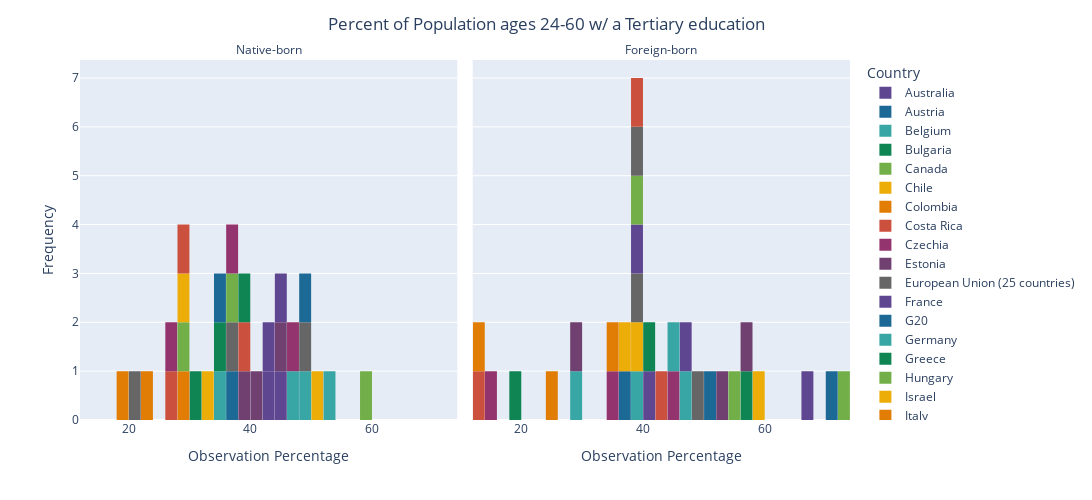

Notebook source saved alongside this figure:
### Code cell
fig = px.histogram(DF_rory_T,
                 x='OBS_VALUE',
                 nbins=30,
                 facet_col= 'Place of birth',
                 facet_col_wrap=2,
                  color='Reference area',
                  color_discrete_sequence=px.colors.qualitative.Prism,
                  category_orders={'origin' : ["Native-Born","Foreign-Born"]})
fig.for_each_annotation(lambda a: a.update(text=a.text.split("=")[-1]))
fig.update_xaxes(title_text='Observation Percentage')
fig.update_layout(bargap=0.02,
                  title='Percent of Population ages 24-60 w/ a Tertiary education',
                  title_x=0.5,
                  xaxis_title="Observation Percentage",
                  yaxis_title="Frequency",
                  legend_title="Country",
                  autosize=False,
                  width=1200,
                  height=500)

fig.show()

### Figure 1 — Plotly figure (JSON) as saved in the notebook; plotly's stock layout.template omitted (floating-point values rounded to 4 significant figures)
{"data": [{"alignmentgroup": "True", "bingroup": "x", "hovertemplate": "Reference area=Australia<br>Place of birth=Native-born<br>OBS_VALUE=%{x}<br>count=%{y}<extra></extra>", "legendgroup": "Australia", "marker": {"color": "rgb(95, 70, 144)", "pattern": {"shape": ""}}, "name": "Australia", "nbinsx": 30, "offsetgroup": "Australia", "orientation": "v", "showlegend": true, "type": "histogram", "x": [45.79], "xaxis": "x", "yaxis": "y"}, {"alignmentgroup": "True", "bingroup": "x", "hovertemplate": "Reference area=Australia<br>Place of birth=Foreign-born<br>OBS_VALUE=%{x}<br>count=%{y}<extra></extra>", "legendgroup": "Australia", "marker": {"color": "rgb(95, 70, 144)", "pattern": {"shape": ""}}, "name": "Australia", "nbinsx": 30, "offsetgroup": "Australia", "orientation": "v", "showlegend": false, "type": "histogram", "x": [67.2], "xaxis": "x2", "yaxis": "y2"}, {"alignmentgroup": "True", "bingroup": "x", "hovertemplate": "Reference area=Austria<br>Place of birth=Native-born<br>OBS_VALUE=%{x}<br>count=%{y}<extra></extra>", "legendgroup": "Austria", "marker": {"color": "rgb(29, 105, 150)", "pattern": {"shape": ""}}, "name": "Austria", "nbinsx": 30, "offsetgroup": "Austria", "orientation": "v", "showlegend": true, "type": "histogram", "x": [36.77], "xaxis": "x", "yaxis": "y"}, {"alignmentgroup": "True", "bingroup": "x", "hovertemplate": "Reference area=Austria<br>Place of birth=Foreign-born<br>OBS_VALUE=%{x}<br>count=%{y}<extra></extra>", "legendgroup": "Austria", "marker": {"color": "rgb(29, 105, 150)", "pattern": {"shape": ""}}, "name": "Austria", "nbinsx": 30, "offsetgroup": "Austria", "orientation": "v", "showlegend": false, "type": "histogram", "x": [36.21], "xaxis": "x2", "yaxis": "y2"}, {"alignmentgroup": "True", "bingroup": "x", "hovertemplate": "Reference area=Belgium<br>Place of birth=Native-born<br>OBS_VALUE=%{x}<br>count=%{y}<extra></extra>", "legendgroup": "Belgium", "marker": {"color": "rgb(56, 166, 165)", "pattern": {"shape": ""}}, "name": "Belgium", "nbinsx": 30, "offsetgroup": "Belgium", "orientation": "v", "showlegend": true, "type": "histogram", "x": [46.47], "xaxis": "x", "yaxis": "y"}, {"alignmentgroup": "True", "bingroup": "x", "hovertemplate": "Reference area=Belgium<br>Place of birth=Foreign-born<br>OBS_VALUE=%{x}<br>count=%{y}<extra></extra>", "legendgroup": "Belgium", "marker": {"color": "rgb(56, 166, 165)", "pattern": {"shape": ""}}, "name": "Belgium", "nbinsx": 30, "offsetgroup": "Belgium", "orientation": "v", "showlegend": false, "type": "histogram", "x": [39.38], "xaxis": "x2", "yaxis": "y2"}, {"alignmentgroup": "True", "bingroup": "x", "hovertemplate": "Reference area=Bulgaria<br>Place of birth=Native-born<br>OBS_VALUE=%{x}<br>count=%{y}<extra></extra>", "legendgroup": "Bulgaria", "marker": {"color": "rgb(15, 133, 84)", "pattern": {"shape": ""}}, "name": "Bulgaria", "nbinsx": 30, "offsetgroup": "Bulgaria", "orientation": "v", "showlegend": true, "type": "histogram", "x": [30.37], "xaxis": "x", "yaxis": "y"}, {"alignmentgroup": "True", "bingroup": "x", "hovertemplate": "Reference area=Bulgaria<br>Place of birth=Foreign-born<br>OBS_VALUE=%{x}<br>count=%{y}<extra></extra>", "legendgroup": "Bulgaria", "marker": {"color": "rgb(15, 133, 84)", "pattern": {"shape": ""}}, "name": "Bulgaria", "nbinsx": 30, "offsetgroup": "Bulgaria", "orientation": "v", "showlegend": false, "type": "histogram", "x": [57.54], "xaxis": "x2", "yaxis": "y2"}, {"alignmentgroup": "True", "bingroup": "x", "hovertemplate": "Reference area=Canada<br>Place of birth=Native-born<br>OBS_VALUE=%{x}<br>count=%{y}<extra></extra>", "legendgroup": "Canada", "marker": {"color": "rgb(115, 175, 72)", "pattern": {"shape": ""}}, "name": "Canada", "nbinsx": 30, "offsetgroup": "Canada", "orientation": "v", "showlegend": true, "type": "histogram", "x": [58.5], "xaxis": "x", "yaxis": "y"}, {"alignmentgroup": "True", "bingroup": "x", "hovertemplate": "Reference area=Canada<br>Place of birth=Foreign-born<br>OBS_VALUE=%{x}<br>count=%{y}<extra></extra>", "legendgroup": "Canada", "marker": {"color": "rgb(115, 175, 72)", "pattern": {"shape": ""}}, "name": "Canada", "nbinsx": 30, "offsetgroup": "Canada", "orientation": "v", "showlegend": false, "type": "histogram", "x": [73.28], "xaxis": "x2", "yaxis": "y2"}, {"alignmentgroup": "True", "bingroup": "x", "hovertemplate": "Reference area=Chile<br>Place of birth=Native-born<br>OBS_VALUE=%{x}<br>count=%{y}<extra></extra>", "legendgroup": "Chile", "marker": {"color": "rgb(237, 173, 8)", "pattern": {"shape": ""}}, "name": "Chile", "nbinsx": 30, "offsetgroup": "Chile", "orientation": "v", "showlegend": true, "type": "histogram", "x": [32.17], "xaxis": "x", "yaxis": "y"}, {"alignmentgroup": "True", "bingroup": "x", "hovertemplate": "Reference area=Chile<br>Place of birth=Foreign-born<br>OBS_VALUE=%{x}<br>count=%{y}<extra></extra>", "legendgroup": "Chile", "marker": {"color": "rgb(237, 173, 8)", "pattern": {"shape": ""}}, "name": "Chile", "nbinsx": 30, "offsetgroup": "Chile", "orientation": "v", "showlegend": false, "type": "histogram", "x": [38.92], "xaxis": "x2", "yaxis": "y2"}, {"alignmentgroup": "True", "bingroup": "x", "hovertemplate": "Reference area=Colombia<br>Place of birth=Native-born<br>OBS_VALUE=%{x}<br>count=%{y}<extra></extra>", "legendgroup": "Colombia", "marker": {"color": "rgb(225, 124, 5)", "pattern": {"shape": ""}}, "name": "Colombia", "nbinsx": 30, "offsetgroup": "Colombia", "orientation": "v", "showlegend": true, "type": "histogram", "x": [29.16], "xaxis": "x", "yaxis": "y"}, {"alignmentgroup": "True", "bingroup": "x", "hovertemplate": "Reference area=Colombia<br>Place of birth=Foreign-born<br>OBS_VALUE=%{x}<br>count=%{y}<extra></extra>", "legendgroup": "Colombia", "marker": {"color": "rgb(225, 124, 5)", "pattern": {"shape": ""}}, "name": "Colombia", "nbinsx": 30, "offsetgroup": "Colombia", "orientation": "v", "showlegend": false, "type": "histogram", "x": [24.2], "xaxis": "x2", "yaxis": "y2"}, {"alignmentgroup": "True", "bingroup": "x", "hovertemplate": "Reference area=Costa Rica<br>Place of birth=Native-born<br>OBS_VALUE=%{x}<br>count=%{y}<extra></extra>", "legendgroup": "Costa Rica", "marker": {"color": "rgb(204, 80, 62)", "pattern": {"shape": ""}}, "name": "Costa Rica", "nbinsx": 30, "offsetgroup": "Costa Rica", "orientation": "v", "showlegend": true, "type": "histogram", "x": [26.76], "xaxis": "x", "yaxis": "y"}, {"alignmentgroup": "True", "bingroup": "x", "hovertemplate": "Reference area=Costa Rica<br>Place of birth=Foreign-born<br>OBS_VALUE=%{x}<br>count=%{y}<extra></extra>", "legendgroup": "Costa Rica", "marker": {"color": "rgb(204, 80, 62)", "pattern": {"shape": ""}}, "name": "Costa Rica", "nbinsx": 30, "offsetgroup": "Costa Rica", "orientation": "v", "showlegend": false, "type": "histogram", "x": [13.39], "xaxis": "x2", "yaxis": "y2"}, {"alignmentgroup": "True", "bingroup": "x", "hovertemplate": "Reference area=Czechia<br>Place of birth=Native-born<br>OBS_VALUE=%{x}<br>count=%{y}<extra></extra>", "legendgroup": "Czechia", "marker": {"color": "rgb(148, 52, 110)", "pattern": {"shape": ""}}, "name": "Czechia", "nbinsx": 30, "offsetgroup": "Czechia", "orientation": "v", "showlegend": true, "type": "histogram", "x": [26.27], "xaxis": "x", "yaxis": "y"}, {"alignmentgroup": "True", "bingroup": "x", "hovertemplate": "Reference area=Czechia<br>Place of birth=Foreign-born<br>OBS_VALUE=%{x}<br>count=%{y}<extra></extra>", "legendgroup": "Czechia", "marker": {"color": "rgb(148, 52, 110)", "pattern": {"shape": ""}}, "name": "Czechia", "nbinsx": 30, "offsetgroup": "Czechia", "orientation": "v", "showlegend": false, "type": "histogram", "x": [35.53], "xaxis": "x2", "yaxis": "y2"}, {"alignmentgroup": "True", "bingroup": "x", "hovertemplate": "Reference area=Estonia<br>Place of birth=Native-born<br>OBS_VALUE=%{x}<br>count=%{y}<extra></extra>", "legendgroup": "Estonia", "marker": {"color": "rgb(111, 64, 112)", "pattern": {"shape": ""}}, "name": "Estonia", "nbinsx": 30, "offsetgroup": "Estonia", "orientation": "v", "showlegend": true, "type": "histogram", "x": [39.82], "xaxis": "x", "yaxis": "y"}, {"alignmentgroup": "True", "bingroup": "x", "hovertemplate": "Reference area=Estonia<br>Place of birth=Foreign-born<br>OBS_VALUE=%{x}<br>count=%{y}<extra></extra>", "legendgroup": "Estonia", "marker": {"color": "rgb(111, 64, 112)", "pattern": {"shape": ""}}, "name": "Estonia", "nbinsx": 30, "offsetgroup": "Estonia", "orientation": "v", "showlegend": false, "type": "histogram", "x": [53.46], "xaxis": "x2", "yaxis": "y2"}, {"alignmentgroup": "True", "bingroup": "x", "hovertemplate": "Reference area=European Union (25 countries)<br>Place of birth=Native-born<br>OBS_VALUE=%{x}<br>count=%{y}<extra></extra>", "legendgroup": "European Union (25 countries)", "marker": {"color": "rgb(102, 102, 102)", "pattern": {"shape": ""}}, "name": "European Union (25 countries)", "nbinsx": 30, "offsetgroup": "European Union (25 countries)", "orientation": "v", "showlegend": true, "type": "histogram", "x": [36.23], "xaxis": "x", "yaxis": "y"}, {"alignmentgroup": "True", "bingroup": "x", "hovertemplate": "Reference area=European Union (25 countries)<br>Place of birth=Foreign-born<br>OBS_VALUE=%{x}<br>count=%{y}<extra></extra>", "legendgroup": "European Union (25 countries)", "marker": {"color": "rgb(102, 102, 102)", "pattern": {"shape": ""}}, "name": "European Union (25 countries)", "nbinsx": 30, "offsetgroup": "European Union (25 countries)", "orientation": "v", "showlegend": false, "type": "histogram", "x": [38.54], "xaxis": "x2", "yaxis": "y2"}, {"alignmentgroup": "True", "bingroup": "x", "hovertemplate": "Reference area=France<br>Place of birth=Native-born<br>OBS_VALUE=%{x}<br>count=%{y}<extra></extra>", "legendgroup": "France", "marker": {"color": "rgb(95, 70, 144)", "pattern": {"shape": ""}}, "name": "France", "nbinsx": 30, "offsetgroup": "France", "orientation": "v", "showlegend": true, "type": "histogram", "x": [43.22], "xaxis": "x", "yaxis": "y"}, {"alignmentgroup": "True", "bingroup": "x", "hovertemplate": "Reference area=France<br>Place of birth=Foreign-born<br>OBS_VALUE=%{x}<br>count=%{y}<extra></extra>", "legendgroup": "France", "marker": {"color": "rgb(95, 70, 144)", "pattern": {"shape": ""}}, "name": "France", "nbinsx": 30, "offsetgroup": "France", "orientation": "v", "showlegend": false, "type": "histogram", "x": [38.22], "xaxis": "x2", "yaxis": "y2"}, {"alignmentgroup": "True", "bingroup": "x", "hovertemplate": "Reference area=G20<br>Place of birth=Native-born<br>OBS_VALUE=%{x}<br>count=%{y}<extra></extra>", "legendgroup": "G20", "marker": {"color": "rgb(29, 105, 150)", "pattern": {"shape": ""}}, "name": "G20", "nbinsx": 30, "offsetgroup": "G20", "orientation": "v", "showlegend": true, "type": "histogram", "x": [null], "xaxis": "x", "yaxis": "y"}, {"alignmentgroup": "True", "bingroup": "x", "hovertemplate": "Reference area=G20<br>Place of birth=Foreign-born<br>OBS_VALUE=%{x}<br>count=%{y}<extra></extra>", "legendgroup": "G20", "marker": {"color": "rgb(29, 105, 150)", "pattern": {"shape": ""}}, "name": "G20", "nbinsx": 30, "offsetgroup": "G20", "orientation": "v", "showlegend": false, "type": "histogram", "x": [null], "xaxis": "x2", "yaxis": "y2"}, {"alignmentgroup": "True", "bingroup": "x", "hovertemplate": "Reference area=Germany<br>Place of birth=Native-born<br>OBS_VALUE=%{x}<br>count=%{y}<extra></extra>", "legendgroup": "Germany", "marker": {"color": "rgb(56, 166, 165)", "pattern": {"shape": ""}}, "name": "Germany", "nbinsx": 30, "offsetgroup": "Germany", "orientation": "v", "showlegend": true, "type": "histogram", "x": [34.77], "xaxis": "x", "yaxis": "y"}, {"alignmentgroup": "True", "bingroup": "x", "hovertemplate": "Reference area=Germany<br>Place of birth=Foreign-born<br>OBS_VALUE=%{x}<br>count=%{y}<extra></extra>", "legendgroup": "Germany", "marker": {"color": "rgb(56, 166, 165)", "pattern": {"shape": ""}}, "name": "Germany", "nbinsx": 30, "offsetgroup": "Germany", "orientation": "v", "showlegend": false, "type": "histogram", "x": [29.33], "xaxis": "x2", "yaxis": "y2"}, {"alignmentgroup": "True", "bingroup": "x", "hovertemplate": "Reference area=Greece<br>Place of birth=Native-born<br>OBS_VALUE=%{x}<br>count=%{y}<extra></extra>", "legendgroup": "Greece", "marker": {"color": "rgb(15, 133, 84)", "pattern": {"shape": ""}}, "name": "Greece", "nbinsx": 30, "offsetgroup": "Greece", "orientation": "v", "showlegend": true, "type": "histogram", "x": [35.84], "xaxis": "x", "yaxis": "y"}, {"alignmentgroup": "True", "bingroup": "x", "hovertemplate": "Reference area=Greece<br>Place of birth=Foreign-born<br>OBS_VALUE=%{x}<br>count=%{y}<extra></extra>", "legendgroup": "Greece", "marker": {"color": "rgb(15, 133, 84)", "pattern": {"shape": ""}}, "name": "Greece", "nbinsx": 30, "offsetgroup": "Greece", "orientation": "v", "showlegend": false, "type": "histogram", "x": [18.87], "xaxis": "x2", "yaxis": "y2"}, {"alignmentgroup": "True", "bingroup": "x", "hovertemplate": "Reference area=Hungary<br>Place of birth=Native-born<br>OBS_VALUE=%{x}<br>count=%{y}<extra></extra>", "legendgroup": "Hungary", "marker": {"color": "rgb(115, 175, 72)", "pattern": {"shape": ""}}, "name": "Hungary", "nbinsx": 30, "offsetgroup": "Hungary", "orientation": "v", "showlegend": true, "type": "histogram", "x": [29.47], "xaxis": "x", "yaxis": "y"}, {"alignmentgroup": "True", "bingroup": "x", "hovertemplate": "Reference area=Hungary<br>Place of birth=Foreign-born<br>OBS_VALUE=%{x}<br>count=%{y}<extra></extra>", "legendgroup": "Hungary", "marker": {"color": "rgb(115, 175, 72)", "pattern": {"shape": ""}}, "name": "Hungary", "nbinsx": 30, "offsetgroup": "Hungary", "orientation": "v", "showlegend": false, "type": "histogram", "x": [39.61], "xaxis": "x2", "yaxis": "y2"}, {"alignmentgroup": "True", "bingroup": "x", "hovertemplate": "Reference area=Israel<br>Place of birth=Native-born<br>OBS_VALUE=%{x}<br>count=%{y}<extra></extra>", "legendgroup": "Israel", "marker": {"color": "rgb(237, 173, 8)", "pattern": {"shape": ""}}, "name": "Israel", "nbinsx": 30, "offsetgroup": "Israel", "orientation": "v", "showlegend": true, "type": "histogram", "x": [51.53], "xaxis": "x", "yaxis": "y"}, {"alignmentgroup": "True", "bingroup": "x", "hovertemplate": "Reference area=Israel<br>Place of birth=Foreign-born<br>OBS_VALUE=%{x}<br>count=%{y}<extra></extra>", "legendgroup": "Israel", "marker": {"color": "rgb(237, 173, 8)", "pattern": {"shape": ""}}, "name": "Israel", "nbinsx": 30, "offsetgroup": "Israel", "orientation": "v", "showlegend": false, "type": "histogram", "x": [58.67], "xaxis": "x2", "yaxis": "y2"}, {"alignmentgroup": "True", "bingroup": "x", "hovertemplate": "Reference area=Italy<br>Place of birth=Native-born<br>OBS_VALUE=%{x}<br>count=%{y}<extra></extra>", "legendgroup": "Italy", "marker": {"color": "rgb(225, 124, 5)", "pattern": {"shape": ""}}, "name": "Italy", "nbinsx": 30, "offsetgroup": "Italy", "orientation": "v", "showlegend": true, "type": "histogram", "x": [22.96], "xaxis": "x", "yaxis": "y"}, {"alignmentgroup": "True", "bingroup": "x", "hovertemplate": "Reference area=Italy<br>Place of birth=Foreign-born<br>OBS_VALUE=%{x}<br>count=%{y}<extra></extra>", "legendgroup": "Italy", "marker": {"color": "rgb(225, 124, 5)", "pattern": {"shape": ""}}, "name": "Italy", "nbinsx": 30, "offsetgroup": "Italy", "orientation": "v", "showlegend": false, "type": "histogram", "x": [13.94], "xaxis": "x2", "yaxis": "y2"}, {"alignmentgroup": "True", "bingroup": "x", "hovertemplate": "Reference area=Latvia<br>Place of birth=Native-born<br>OBS_VALUE=%{x}<br>count=%{y}<extra></extra>", "legendgroup": "Latvia", "marker": {"color": "rgb(204, 80, 62)", "pattern": {"shape": ""}}, "name": "Latvia", "nbinsx": 30, "offsetgroup": "Latvia", "orientation": "v", "showlegend": true, "type": "histogram", "x": [38.7], "xaxis": "x", "yaxis": "y"}, {"alignmentgroup": "True", "bingroup": "x", "hovertemplate": "Reference area=Latvia<br>Place of birth=Foreign-born<br>OBS_VALUE=%{x}<br>count=%{y}<extra></extra>", "legendgroup": "Latvia", "marker": {"color": "rgb(204, 80, 62)", "pattern": {"shape": ""}}, "name": "Latvia", "nbinsx": 30, "offsetgroup": "Latvia", "orientation": "v", "showlegend": false, "type": "histogram", "x": [43.57], "xaxis": "x2", "yaxis": "y2"}, {"alignmentgroup": "True", "bingroup": "x", "hovertemplate": "Reference area=Lithuania<br>Place of birth=Native-born<br>OBS_VALUE=%{x}<br>count=%{y}<extra></extra>", "legendgroup": "Lithuania", "marker": {"color": "rgb(148, 52, 110)", "pattern": {"shape": ""}}, "name": "Lithuania", "nbinsx": 30, "offsetgroup": "Lithuania", "orientation": "v", "showlegend": true, "type": "histogram", "x": [46.37], "xaxis": "x", "yaxis": "y"}, {"alignmentgroup": "True", "bingroup": "x", "hovertemplate": "Reference area=Lithuania<br>Place of birth=Foreign-born<br>OBS_VALUE=%{x}<br>count=%{y}<extra></extra>", "legendgroup": "Lithuania", "marker": {"color": "rgb(148, 52, 110)", "pattern": {"shape": ""}}, "name": "Lithuania", "nbinsx": 30, "offsetgroup": "Lithuania", "orientation": "v", "showlegend": false, "type": "histogram", "x": [45.62], "xaxis": "x2", "yaxis": "y2"}, {"alignmentgroup": "True", "bingroup": "x", "hovertemplate": "Reference area=Luxembourg<br>Place of birth=Native-born<br>OBS_VALUE=%{x}<br>count=%{y}<extra></extra>", "legendgroup": "Luxembourg", "marker": {"color": "rgb(111, 64, 112)", "pattern": {"shape": ""}}, "name": "Luxembourg", "nbinsx": 30, "offsetgroup": "Luxembourg", "orientation": "v", "showlegend": true, "type": "histogram", "x": [40.99], "xaxis": "x", "yaxis": "y"}, {"alignmentgroup": "True", "bingroup": "x", "hovertemplate": "Reference area=Luxembourg<br>Place of birth=Foreign-born<br>OBS_VALUE=%{x}<br>count=%{y}<extra></extra>", "legendgroup": "Luxembourg", "marker": {"color": "rgb(111, 64, 112)", "pattern": {"shape": ""}}, "name": "Luxembourg", "nbinsx": 30, "offsetgroup": "Luxembourg", "orientation": "v", "showlegend": false, "type": "histogram", "x": [57.69], "xaxis": "x2", "yaxis": "y2"}, {"alignmentgroup": "True", "bingroup": "x", "hovertemplate": "Reference area=Mexico<br>Place of birth=Native-born<br>OBS_VALUE=%{x}<br>count=%{y}<extra></extra>", "legendgroup": "Mexico", "marker": {"color": "rgb(102, 102, 102)", "pattern": {"shape": ""}}, "name": "Mexico", "nbinsx": 30, "offsetgroup": "Mexico", "orientation": "v", "showlegend": true, "type": "histogram", "x": [20.87], "xaxis": "x", "yaxis": "y"}, {"alignmentgroup": "True", "bingroup": "x", "hovertemplate": "Reference area=Mexico<br>Place of birth=Foreign-born<br>OBS_VALUE=%{x}<br>count=%{y}<extra></extra>", "legendgroup": "Mexico", "marker": {"color": "rgb(102, 102, 102)", "pattern": {"shape": ""}}, "name": "Mexico", "nbinsx": 30, "offsetgroup": "Mexico", "orientation": "v", "showlegend": false, "type": "histogram", "x": [38.85], "xaxis": "x2", "yaxis": "y2"}, {"alignmentgroup": "True", "bingroup": "x", "hovertemplate": "Reference area=Netherlands<br>Place of birth=Native-born<br>OBS_VALUE=%{x}<br>count=%{y}<extra></extra>", "legendgroup": "Netherlands", "marker": {"color": "rgb(95, 70, 144)", "pattern": {"shape": ""}}, "name": "Netherlands", "nbinsx": 30, "offsetgroup": "Netherlands", "orientation": "v", "showlegend": true, "type": "histogram", "x": [43.13], "xaxis": "x", "yaxis": "y"}, {"alignmentgroup": "True", "bingroup": "x", "hovertemplate": "Reference area=Netherlands<br>Place of birth=Foreign-born<br>OBS_VALUE=%{x}<br>count=%{y}<extra></extra>", "legendgroup": "Netherlands", "marker": {"color": "rgb(95, 70, 144)", "pattern": {"shape": ""}}, "name": "Netherlands", "nbinsx": 30, "offsetgroup": "Netherlands", "orientation": "v", "showlegend": false, "type": "histogram", "x": [41.87], "xaxis": "x2", "yaxis": "y2"}, {"alignmentgroup": "True", "bingroup": "x", "hovertemplate": "Reference area=New Zealand<br>Place of birth=Native-born<br>OBS_VALUE=%{x}<br>count=%{y}<extra></extra>", "legendgroup": "New Zealand", "marker": {"color": "rgb(29, 105, 150)", "pattern": {"shape": ""}}, "name": "New Zealand", "nbinsx": 30, "offsetgroup": "New Zealand", "orientation": "v", "showlegend": true, "type": "histogram", "x": [35.93], "xaxis": "x", "yaxis": "y"}, {"alignmentgroup": "True", "bingroup": "x", "hovertemplate": "Reference area=New Zealand<br>Place of birth=Foreign-born<br>OBS_VALUE=%{x}<br>count=%{y}<extra></extra>", "legendgroup": "New Zealand", "marker": {"color": "rgb(29, 105, 150)", "pattern": {"shape": ""}}, "name": "New Zealand", "nbinsx": 30, "offsetgroup": "New Zealand", "orientation": "v", "showlegend": false, "type": "histogram", "x": [51.31], "xaxis": "x2", "yaxis": "y2"}, {"alignmentgroup": "True", "bingroup": "x", "hovertemplate": "Reference area=Norway<br>Place of birth=Native-born<br>OBS_VALUE=%{x}<br>count=%{y}<extra></extra>", "legendgroup": "Norway", "marker": {"color": "rgb(56, 166, 165)", "pattern": {"shape": ""}}, "name": "Norway", "nbinsx": 30, "offsetgroup": "Norway", "orientation": "v", "showlegend": true, "type": "histogram", "x": [49.38], "xaxis": "x", "yaxis": "y"}, {"alignmentgroup": "True", "bingroup": "x", "hovertemplate": "Reference area=Norway<br>Place of birth=Foreign-born<br>OBS_VALUE=%{x}<br>count=%{y}<extra></extra>", "legendgroup": "Norway", "marker": {"color": "rgb(56, 166, 165)", "pattern": {"shape": ""}}, "name": "Norway", "nbinsx": 30, "offsetgroup": "Norway", "orientation": "v", "showlegend": false, "type": "histogram", "x": [46.8], "xaxis": "x2", "yaxis": "y2"}, {"alignmentgroup": "True", "bingroup": "x", "hovertemplate": "Reference area=OECD<br>Place of birth=Native-born<br>OBS_VALUE=%{x}<br>count=%{y}<extra></extra>", "legendgroup": "OECD", "marker": {"color": "rgb(15, 133, 84)", "pattern": {"shape": ""}}, "name": "OECD", "nbinsx": 30, "offsetgroup": "OECD", "orientation": "v", "showlegend": true, "type": "histogram", "x": [39.19], "xaxis": "x", "yaxis": "y"}, {"alignmentgroup": "True", "bingroup": "x", "hovertemplate": "Reference area=OECD<br>Place of birth=Foreign-born<br>OBS_VALUE=%{x}<br>count=%{y}<extra></extra>", "legendgroup": "OECD", "marker": {"color": "rgb(15, 133, 84)", "pattern": {"shape": ""}}, "name": "OECD", "nbinsx": 30, "offsetgroup": "OECD", "orientation": "v", "showlegend": false, "type": "histogram", "x": [41.82], "xaxis": "x2", "yaxis": "y2"}, {"alignmentgroup": "True", "bingroup": "x", "hovertemplate": "Reference area=Poland<br>Place of birth=Native-born<br>OBS_VALUE=%{x}<br>count=%{y}<extra></extra>", "legendgroup": "Poland", "marker": {"color": "rgb(115, 175, 72)", "pattern": {"shape": ""}}, "name": "Poland", "nbinsx": 30, "offsetgroup": "Poland", "orientation": "v", "showlegend": true, "type": "histogram", "x": [37.64], "xaxis": "x", "yaxis": "y"}, {"alignmentgroup": "True", "bingroup": "x", "hovertemplate": "Reference area=Poland<br>Place of birth=Foreign-born<br>OBS_VALUE=%{x}<br>count=%{y}<extra></extra>", "legendgroup": "Poland", "marker": {"color": "rgb(115, 175, 72)", "pattern": {"shape": ""}}, "name": "Poland", "nbinsx": 30, "offsetgroup": "Poland", "orientation": "v", "showlegend": false, "type": "histogram", "x": [55.67], "xaxis": "x2", "yaxis": "y2"}, {"alignmentgroup": "True", "bingroup": "x", "hovertemplate": "Reference area=Portugal<br>Place of birth=Native-born<br>OBS_VALUE=%{x}<br>count=%{y}<extra></extra>", "legendgroup": "Portugal", "marker": {"color": "rgb(237, 173, 8)", "pattern": {"shape": ""}}, "name": "Portugal", "nbinsx": 30, "offsetgroup": "Portugal", "orientation": "v", "showlegend": true, "type": "histogram", "x": [28.83], "xaxis": "x", "yaxis": "y"}, {"alignmentgroup": "True", "bingroup": "x", "hovertemplate": "Reference area=Portugal<br>Place of birth=Foreign-born<br>OBS_VALUE=%{x}<br>count=%{y}<extra></extra>", "legendgroup": "Portugal", "marker": {"color": "rgb(237, 173, 8)", "pattern": {"shape": ""}}, "name": "Portugal", "nbinsx": 30, "offsetgroup": "Portugal", "orientation": "v", "showlegend": false, "type": "histogram", "x": [36.33], "xaxis": "x2", "yaxis": "y2"}, {"alignmentgroup": "True", "bingroup": "x", "hovertemplate": "Reference area=Romania<br>Place of birth=Native-born<br>OBS_VALUE=%{x}<br>count=%{y}<extra></extra>", "legendgroup": "Romania", "marker": {"color": "rgb(225, 124, 5)", "pattern": {"shape": ""}}, "name": "Romania", "nbinsx": 30, "offsetgroup": "Romania", "orientation": "v", "showlegend": true, "type": "histogram", "x": [18.58], "xaxis": "x", "yaxis": "y"}, {"alignmentgroup": "True", "bingroup": "x", "hovertemplate": "Reference area=Romania<br>Place of birth=Foreign-born<br>OBS_VALUE=%{x}<br>count=%{y}<extra></extra>", "legendgroup": "Romania", "marker": {"color": "rgb(225, 124, 5)", "pattern": {"shape": ""}}, "name": "Romania", "nbinsx": 30, "offsetgroup": "Romania", "orientation": "v", "showlegend": false, "type": "histogram", "x": [34.66], "xaxis": "x2", "yaxis": "y2"}, {"alignmentgroup": "True", "bingroup": "x", "hovertemplate": "Reference area=Slovak Republic<br>Place of birth=Native-born<br>OBS_VALUE=%{x}<br>count=%{y}<extra></extra>", "legendgroup": "Slovak Republic", "marker": {"color": "rgb(204, 80, 62)", "pattern": {"shape": ""}}, "name": "Slovak Republic", "nbinsx": 30, "offsetgroup": "Slovak Republic", "orientation": "v", "showlegend": true, "type": "histogram", "x": [28.68], "xaxis": "x", "yaxis": "y"}, {"alignmentgroup": "True", "bingroup": "x", "hovertemplate": "Reference area=Slovak Republic<br>Place of birth=Foreign-born<br>OBS_VALUE=%{x}<br>count=%{y}<extra></extra>", "legendgroup": "Slovak Republic", "marker": {"color": "rgb(204, 80, 62)", "pattern": {"shape": ""}}, "name": "Slovak Republic", "nbinsx": 30, "offsetgroup": "Slovak Republic", "orientation": "v", "showlegend": false, "type": "histogram", "x": [39.82], "xaxis": "x2", "yaxis": "y2"}, {"alignmentgroup": "True", "bingroup": "x", "hovertemplate": "Reference area=Slovenia<br>Place of birth=Native-born<br>OBS_VALUE=%{x}<br>count=%{y}<extra></extra>", "legendgroup": "Slovenia", "marker": {"color": "rgb(148, 52, 110)", "pattern": {"shape": ""}}, "name": "Slovenia", "nbinsx": 30, "offsetgroup": "Slovenia", "orientation": "v", "showlegend": true, "type": "histogram", "x": [37.04], "xaxis": "x", "yaxis": "y"}, {"alignmentgroup": "True", "bingroup": "x", "hovertemplate": "Reference area=Slovenia<br>Place of birth=Foreign-born<br>OBS_VALUE=%{x}<br>count=%{y}<extra></extra>", "legendgroup": "Slovenia", "marker": {"color": "rgb(148, 52, 110)", "pattern": {"shape": ""}}, "name": "Slovenia", "nbinsx": 30, "offsetgroup": "Slovenia", "orientation": "v", "showlegend": false, "type": "histogram", "x": [15.19], "xaxis": "x2", "yaxis": "y2"}, {"alignmentgroup": "True", "bingroup": "x", "hovertemplate": "Reference area=Spain<br>Place of birth=Native-born<br>OBS_VALUE=%{x}<br>count=%{y}<extra></extra>", "legendgroup": "Spain", "marker": {"color": "rgb(111, 64, 112)", "pattern": {"shape": ""}}, "name": "Spain", "nbinsx": 30, "offsetgroup": "Spain", "orientation": "v", "showlegend": true, "type": "histogram", "x": [45.35], "xaxis": "x", "yaxis": "y"}, {"alignmentgroup": "True", "bingroup": "x", "hovertemplate": "Reference area=Spain<br>Place of birth=Foreign-born<br>OBS_VALUE=%{x}<br>count=%{y}<extra></extra>", "legendgroup": "Spain", "marker": {"color": "rgb(111, 64, 112)", "pattern": {"shape": ""}}, "name": "Spain", "nbinsx": 30, "offsetgroup": "Spain", "orientation": "v", "showlegend": false, "type": "histogram", "x": [28.06], "xaxis": "x2", "yaxis": "y2"}, {"alignmentgroup": "True", "bingroup": "x", "hovertemplate": "Reference area=Sweden<br>Place of birth=Native-born<br>OBS_VALUE=%{x}<br>count=%{y}<extra></extra>", "legendgroup": "Sweden", "marker": {"color": "rgb(102, 102, 102)", "pattern": {"shape": ""}}, "name": "Sweden", "nbinsx": 30, "offsetgroup": "Sweden", "orientation": "v", "showlegend": true, "type": "histogram", "x": [49.6], "xaxis": "x", "yaxis": "y"}, {"alignmentgroup": "True", "bingroup": "x", "hovertemplate": "Reference area=Sweden<br>Place of birth=Foreign-born<br>OBS_VALUE=%{x}<br>count=%{y}<extra></extra>", "legendgroup": "Sweden", "marker": {"color": "rgb(102, 102, 102)", "pattern": {"shape": ""}}, "name": "Sweden", "nbinsx": 30, "offsetgroup": "Sweden", "orientation": "v", "showlegend": false, "type": "histogram", "x": [48.86], "xaxis": "x2", "yaxis": "y2"}, {"alignmentgroup": "True", "bingroup": "x", "hovertemplate": "Reference area=Switzerland<br>Place of birth=Native-born<br>OBS_VALUE=%{x}<br>count=%{y}<extra></extra>", "legendgroup": "Switzerland", "marker": {"color": "rgb(95, 70, 144)", "pattern": {"shape": ""}}, "name": "Switzerland", "nbinsx": 30, "offsetgroup": "Switzerland", "orientation": "v", "showlegend": true, "type": "histogram", "x": [45.53], "xaxis": "x", "yaxis": "y"}, {"alignmentgroup": "True", "bingroup": "x", "hovertemplate": "Reference area=Switzerland<br>Place of birth=Foreign-born<br>OBS_VALUE=%{x}<br>count=%{y}<extra></extra>", "legendgroup": "Switzerland", "marker": {"color": "rgb(95, 70, 144)", "pattern": {"shape": ""}}, "name": "Switzerland", "nbinsx": 30, "offsetgroup": "Switzerland", "orientation": "v", "showlegend": false, "type": "histogram", "x": [46.85], "xaxis": "x2", "yaxis": "y2"}, {"alignmentgroup": "True", "bingroup": "x", "hovertemplate": "Reference area=United Kingdom<br>Place of birth=Native-born<br>OBS_VALUE=%{x}<br>count=%{y}<extra></extra>", "legendgroup": "United Kingdom", "marker": {"color": "rgb(29, 105, 150)", "pattern": {"shape": ""}}, "name": "United Kingdom", "nbinsx": 30, "offsetgroup": "United Kingdom", "orientation": "v", "showlegend": true, "type": "histogram", "x": [48.1], "xaxis": "x", "yaxis": "y"}, {"alignmentgroup": "True", "bingroup": "x", "hovertemplate": "Reference area=United Kingdom<br>Place of birth=Foreign-born<br>OBS_VALUE=%{x}<br>count=%{y}<extra></extra>", "legendgroup": "United Kingdom", "marker": {"color": "rgb(29, 105, 150)", "pattern": {"shape": ""}}, "name": "United Kingdom", "nbinsx": 30, "offsetgroup": "United Kingdom", "orientation": "v", "showlegend": false, "type": "histogram", "x": [71.94], "xaxis": "x2", "yaxis": "y2"}, {"alignmentgroup": "True", "bingroup": "x", "hovertemplate": "Reference area=United States<br>Place of birth=Native-born<br>OBS_VALUE=%{x}<br>count=%{y}<extra></extra>", "legendgroup": "United States", "marker": {"color": "rgb(56, 166, 165)", "pattern": {"shape": ""}}, "name": "United States", "nbinsx": 30, "offsetgroup": "United States", "orientation": "v", "showlegend": true, "type": "histogram", "x": [52.19], "xaxis": "x", "yaxis": "y"}, {"alignmentgroup": "True", "bingroup": "x", "hovertemplate": "Reference area=United States<br>Place of birth=Foreign-born<br>OBS_VALUE=%{x}<br>count=%{y}<extra></extra>", "legendgroup": "United States", "marker": {"color": "rgb(56, 166, 165)", "pattern": {"shape": ""}}, "name": "United States", "nbinsx": 30, "offsetgroup": "United States", "orientation": "v", "showlegend": false, "type": "histogram", "x": [44.87], "xaxis": "x2", "yaxis": "y2"}], "layout": {"annotations": [{"font": {}, "showarrow": false, "text": "Native-born", "x": 0.245, "xanchor": "center", "xref": "paper", "y": 1, "yanchor": "bottom", "yref": "paper"}, {"font": {}, "showarrow": false, "text": "Foreign-born", "x": 0.755, "xanchor": "center", "xref": "paper", "y": 1, "yanchor": "bottom", "yref": "paper"}], "autosize": false, "bargap": 0.02, "barmode": "relative", "height": 500, "legend": {"title": {"text": "Country"}, "tracegroupgap": 0}, "margin": {"t": 60}, "title": {"text": "Percent of Population ages 24-60 w/ a Tertiary education", "x": 0.5}, "width": 1200, "xaxis": {"anchor": "y", "autorange": true, "domain": [0, 0.49], "range": [12, 74], "title": {"text": "Observation Percentage"}, "type": "linear"}, "xaxis2": {"anchor": "y2", "autorange": true, "domain": [0.51, 1], "matches": "x", "range": [12, 74], "title": {"text": "Observation Percentage"}, "type": "linear"}, "yaxis": {"anchor": "x", "autorange": true, "domain": [0, 1], "range": [0, 7.368], "title": {"text": "Frequency"}}, "yaxis2": {"anchor": "x2", "autorange": true, "domain": [0, 1], "matches": "y", "range": [0, 7.368], "showticklabels": false}}}
